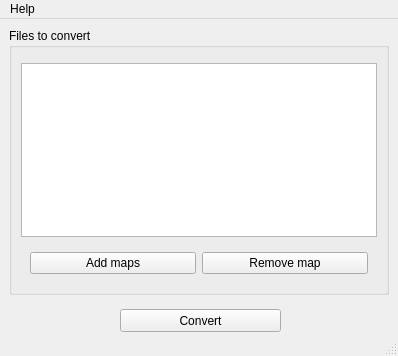
<?xml version="1.0" encoding="UTF-8"?>
<ui version="4.0">
 <class>MainWindow</class>
 <widget class="QMainWindow" name="MainWindow">
  <property name="geometry">
   <rect>
    <x>0</x>
    <y>0</y>
    <width>398</width>
    <height>356</height>
   </rect>
  </property>
  <property name="sizePolicy">
   <sizepolicy hsizetype="Fixed" vsizetype="Fixed">
    <horstretch>0</horstretch>
    <verstretch>0</verstretch>
   </sizepolicy>
  </property>
  <property name="windowTitle">
   <string>q3tod3_map</string>
  </property>
  <widget class="QWidget" name="centralwidget">
   <widget class="QPushButton" name="convertBtn">
    <property name="geometry">
     <rect>
      <x>120</x>
      <y>290</y>
      <width>161</width>
      <height>23</height>
     </rect>
    </property>
    <property name="text">
     <string>Convert</string>
    </property>
   </widget>
   <widget class="QGroupBox" name="fileBox">
    <property name="geometry">
     <rect>
      <x>9</x>
      <y>9</y>
      <width>380</width>
      <height>267</height>
     </rect>
    </property>
    <property name="title">
     <string>Files to convert</string>
    </property>
    <layout class="QVBoxLayout" name="verticalLayout">
     <item>
      <widget class="Line" name="line_2">
       <property name="orientation">
        <enum>Qt::Vertical</enum>
       </property>
      </widget>
     </item>
     <item>
      <widget class="QListView" name="mapList"/>
     </item>
     <item>
      <widget class="QWidget" name="widget" native="true">
       <layout class="QHBoxLayout" name="horizontalLayout">
        <item>
         <widget class="QPushButton" name="addMapsBtn">
          <property name="text">
           <string>Add maps</string>
          </property>
         </widget>
        </item>
        <item>
         <widget class="QPushButton" name="removeMapBtn">
          <property name="text">
           <string>Remove map</string>
          </property>
         </widget>
        </item>
       </layout>
      </widget>
     </item>
    </layout>
   </widget>
  </widget>
  <widget class="QMenuBar" name="menubar">
   <property name="geometry">
    <rect>
     <x>0</x>
     <y>0</y>
     <width>398</width>
     <height>20</height>
    </rect>
   </property>
   <widget class="QMenu" name="menuAbout">
    <property name="title">
     <string>Help</string>
    </property>
    <addaction name="actionAbout"/>
   </widget>
   <addaction name="menuAbout"/>
  </widget>
  <widget class="QStatusBar" name="statusbar"/>
  <action name="actionAbout">
   <property name="icon">
    <iconset theme="dialog-information"/>
   </property>
   <property name="text">
    <string>About</string>
   </property>
  </action>
  <action name="actionCheck_for_updates">
   <property name="text">
    <string>Check for update</string>
   </property>
  </action>
 </widget>
 <resources/>
 <connections/>
</ui>
